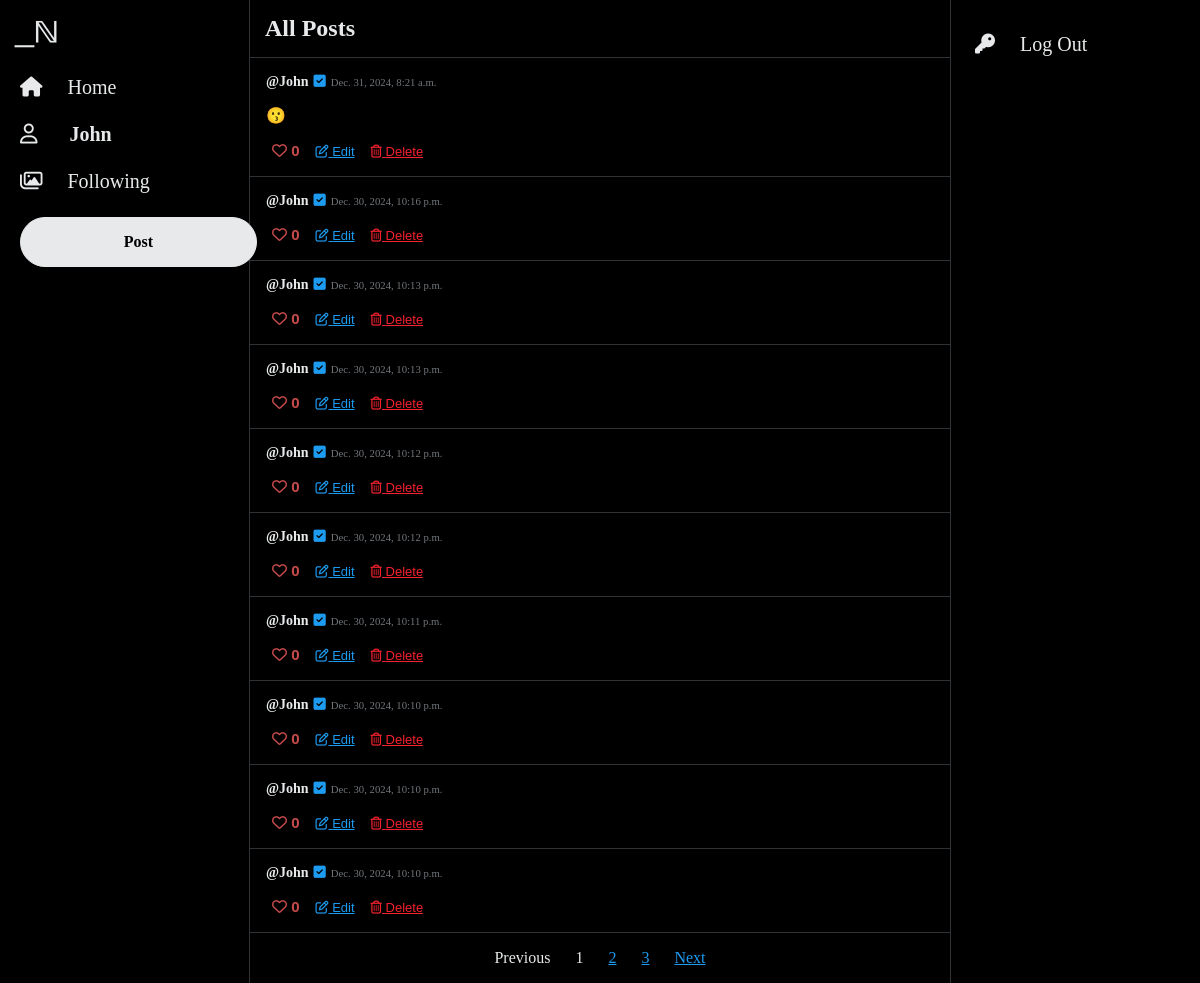
The page /all-posts (signed in) on the database its author committed.
### network/models.py (models this page shows, shortened)
class User(AbstractUser):
    pass

class Tweet(models.Model):
    author = models.ForeignKey(User, on_delete=models.CASCADE)
    tweetText = models.CharField(max_length=255)
    posted = models.DateTimeField(auto_now_add=True)
    like = models.ManyToManyField(User, blank=True, related_name="likes")

### network/views.py (the view)
# urls.py: path("all-posts", views.allPosts, name="allPosts"),
@login_required(redirect_field_name='my_redirect_field')
def allPosts(request):
    tweets = Tweet.objects.all().order_by('-posted')
    paginator = Paginator(tweets, 10)
    page_number = request.GET.get('page')
    page_obj = paginator.get_page(page_number)
    return render(request, "network/allPosts.html", {
        "page_obj": page_obj
    })

### network/templates/network/allPosts.html (shortened to what this page needs)
{% extends "network/layout.html" %}
{% load static %}
{% block body %}
<div style="border-bottom: 1px solid #2F3336;">
   <h2 style="margin: 15px;">All Posts</h2>
</div>
<div class="container">
   {% for tweet in page_obj %}
   <div class="post">
      <div class="card" data-id="{{tweet.id}}">
         <div class="card-body rounded">
            <div class="card-info">
            <a class="card-title" href="{% url 'profile' user_id=tweet.author.id%}"><strong>@{{ tweet.author }}</strong></a>
            <i class="fa-solid fa-square-check" id="check"></i>
            <h6 class="card-subtitle">{{tweet.posted}}</h6>
            </div>
            <p class="card-text" id="tweetText">{{tweet.tweetText}}</p>
            {% if user.username in tweet.like.all|stringformat:'s' %}
            <button class="button-like" id="foo-like">
               <i class="fa-solid fa-heart"></i>&nbsp;<span id="number">{{ tweet.like.all.count }}</span>
            </button>
            {% else %}
            <button class="button-secondary" id="foo">
               <i class="fa-regular fa-heart"></i>&nbsp;<span id="number">{{ tweet.like.all.count }}</span>
            </button>
            {% endif %}
            {% if user.username == tweet.author|stringformat:'s' %}
            <button class="button-edit" id="edit">
               <i class="fa-regular fa-pen-to-square"></i>&nbsp;<span>Edit</span>
            </button>
            <button class="button-delete" data-id="{{ tweet.id }}">
               <i class="fa-regular fa-trash-can"></i>&nbsp;<span>Delete</span>
            </button>
            {% endif %}
         </div>
      </div>
   </div>
   {% endfor %}
   <nav aria-label="Page">
      <ul class="pagination">
         {% if page_obj.has_previous %}
         <li class="page-item">
            <a class="page-link" href="?page={{ page_obj.previous_page_number }}">Previous</a>
         </li>
         {% else %}
         <li class="page-item disabled">
            <a class="page-link disabled" href="#" tabindex="-1" aria-disabled="True">Previous</a>
         </li>
         {% endif %}
         {% for i in page_obj.paginator.page_range %}
         {% if page_obj.number == i %}
         <li class="page-item active" aria-current="page">
            <span class="page-link">
               {{ i }}
            </span>
         </li>
         {% else %}
         <li class="page-item"><a class="page-link" href="?page={{ i }}">{{ i }}</a></li>
         {% endif %}
         {% endfor %}
         {% if page_obj.has_next %}
         <li class="page-item">
            <a class="page-link" href="?page={{ page_obj.next_page_number }}">Next</a>
         </li>
         {% else %}
         <li class="page-item disabled">
            <a class="page-link disabled" href="#" tabindex="-1" aria-disabled="True">Next</a>
         </li>
         {% endif %}
      </ul>
   </nav>
   </div>
   {% endblock %}

### network/templates/network/layout.html (shortened to what this page needs)
{% load static %}
<!DOCTYPE html>
<html lang="en">
    <head>
        <link rel="stylesheet" href="{% static 'network/styles.css' %}"/>
        <link rel="stylesheet" href="https://cdnjs.cloudflare.com/ajax/libs/font-awesome/6.7.2/css/all.min.css">
    </head>
    <body>
        <header>
            <div class="sticky">
                <div class="logo">
                    <a href="{% url 'index' %}">
                        <img src="{% static '/network/logo.svg' %}" height="45" alt="logo"/>
                    </a>
                </div>
                <nav>
                    <div>
                        <ul style="margin: 0;">
                            {% if user.is_authenticated %}
                                <li class="nav-item">
                                    <a class="nav-link" href="{% url 'allPosts' %}">
                                        <i class="fa-sharp fa-solid fa-house" id="nav-icon"></i>
                                        <span class="nav-text">Home</span>
                                    </a>
                                </li>
                                <li class="nav-item">
                                    <a class="nav-link" href="{% url 'profile' user_id=user.id%}">
                                        <i class="fa-regular fa-user" id="nav-icon"></i>
                                        <strong class="nav-text" style="margin-left: 27px;">{{ user.username }}</strong>
                                    </a>
                                </li>
                                <li class="nav-item">
                                    <a class="nav-link" href="{% url 'following' %}">
                                        <i class="fa-regular fa-images"></i>
                                        <span class="nav-text">Following</span>
                                    </a>
                                </li>
                                <li class="nav-item button">
                                    <a class="nav-button" href="{% url 'tweet' %}" role="button">Post</a>
                                </li>
                            {% endif %}
                        </ul>
                    </div>
                </nav>
            </div>
        </header>
        <div class="body">
            {% block body %}
            {% endblock %}
        </div>
        <footer>
            <div class="sticky" style="margin-left: 12px;">
                <ul>
                    <li class="nav-item">
                        <a class="nav-link" href="{% url 'logout' %}" role="button">
                            <i class="fa-solid fa-key"></i>
                            <span class="nav-text">Log Out</span>
                        </a>
                    </li>
                </ul>
            </div>
        </footer>
    </body>
</html>

### network/static/network/styles.css (style rules this page uses)
body { display: flex; color: #e7e9ea; justify-content: center; background-color: #000; font-family: TwitterChirp; margin-top: 0; margin-bottom: 0; }
header { width: 275px; border-right: 1px solid #2F3336; }
footer { width: 275px; border-left: 1px solid #2F3336; }
ul { padding-inline-start: 0; }
#nav-icon { font-size: 20px; color: #e7e9ea; }
a.nav-link { font-size: 20px; color: #e7e9ea; text-decoration: none; }
a.card-title { margin: 0; color: #e7e9ea; text-decoration: none; font-size: 14px; }
a.page-link { color: #1d9bf0; }
a.page-link.disabled { color: #e7e9ea; text-decoration: none; cursor: default; }
.sticky { position: fixed; margin-top: 5px; }
.nav-item { align-items: center; display: flex; padding: 12px; }
.logo { padding: 5px; }
.nav-text { margin-left: 20px; margin-right: 16px; }
.nav-button { background-color: #e7e9ea; border: 1px solid #e7e9ea; border-radius: 25px; padding: 15px 25px; text-align: center; color: #000; text-decoration: none; font-weight: 600; width: 185px; }
.nav-item.button { background-color: transparent; border-radius: 25px; width: auto; }
.body { max-width: 750px; min-width: 700px; }
.post { border-bottom: 1px solid #2F3336; padding: 16px; }
.card-info { display: flex; align-items: baseline; gap: 5px; }
.card-subtitle { margin: 0; font-weight: normal; color: #71767b; }
#check { color: #1d9bf0; font-size: 14px; }
#foo { border: none; background-color: transparent; color: #c94c4c; font-size: 15px; cursor: pointer; }
#number { font-weight: bold; }
.button-edit { border: none; background-color: transparent; color: #1d9bf0; font-size: 13px; cursor: pointer; text-decoration: underline; }
.button-delete { border: none; background-color: transparent; color: #f4212e; font-size: 13px; cursor: pointer; text-decoration: underline; }
.pagination { display: flex; justify-content: center; gap: 25px; align-items: center; }
.page-item { display: block; }

### rows shown on the page
User: username "John"
Tweet: author "John", posted "Dec. 31, 2024, 8:21 a.m.", tweetText "😗", like.all.count "0"
Tweet: author "John", posted "Dec. 30, 2024, 10:16 p.m.", like.all.count "0"
Tweet: author "John", posted "Dec. 30, 2024, 10:13 p.m.", like.all.count "0"
Tweet: author "John", posted "Dec. 30, 2024, 10:13 p.m.", like.all.count "0"
Tweet: author "John", posted "Dec. 30, 2024, 10:12 p.m.", like.all.count "0"
Tweet: author "John", posted "Dec. 30, 2024, 10:12 p.m.", like.all.count "0"
Tweet: author "John", posted "Dec. 30, 2024, 10:11 p.m.", like.all.count "0"
Tweet: author "John", posted "Dec. 30, 2024, 10:10 p.m.", like.all.count "0"
Tweet: author "John", posted "Dec. 30, 2024, 10:10 p.m.", like.all.count "0"
Tweet: author "John", posted "Dec. 30, 2024, 10:10 p.m.", like.all.count "0"

### other values the page prints
{{ i }} "1"
{{ i }} "2" "3"
